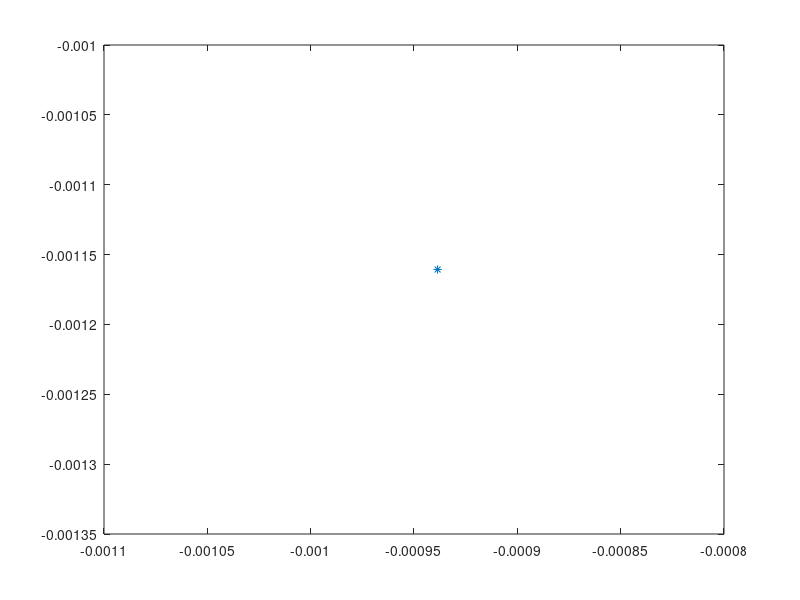

Write the MATLAB code that produced this figure. (Note: this script raises an error after producing the figure.)
%% Iterative TMA Attainable Set with Orthogonal Own-Ship Acceleration
clear; clc; close all;

% 1. Simulation Parameters
N_iter = 5;         % Number of measurement iterations
T = 1;             % Time step between measurements (s)
a_max = 0.0;        % Maximum target acceleration (m/s^2)
a_own_max = 0.05;    % Maximum own-ship acceleration (m/s^2)
R0 = 2000; V0 = 1500; % Initial uncertainty bounds

% Initial Relative State Estimate: X = [rx; vx; ry; vy]
mu_current = [0; 0; 0; 0]; 
P_current = blkdiag([R0^2 0; 0 V0^2], [R0^2 0; 0 V0^2]);

% True Relative Target Trajectory 
X_true = [500;58;700;-10]; 

% 2. Dynamics and Reachability Gramian
Phi_2D = [1 T; 0 1];
G_2D   = [ (1/3)*T^3, (1/2)*T^2; (1/2)*T^2, T ];
Gamma_2D = [0.5*T^2; T]; % Input mapping matrix

Phi_4D = blkdiag(Phi_2D, Phi_2D);
G_4D   = 0*(a_own_max^2) * blkdiag(G_2D, G_2D);

% Gamma_4D maps 2D accelerations [ax; ay] into the 4D state vector
Gamma_4D = [Gamma_2D(1) 0; 
            Gamma_2D(2) 0; 
            0 Gamma_2D(1); 
            0 Gamma_2D(2)];

% --- Setup Arrays for Error Tracking ---
t_vec = zeros(1, N_iter);
err_pos = zeros(1, N_iter);
err_vel = zeros(1, N_iter);
mu_current_vec =[];
X_true_vec = [];
% Setup Figure and Visualization parameters
figure('Color', 'w', 'Position', [100 100 1200 800]);
colors = lines(N_iter); % Colormap for iteration stages
theta = linspace(0, 2*pi, 100);
circle = [cos(theta); sin(theta)];

disp('Starting Iterative Filter...');

% 3. The Iterative Predict-Update Loop
for k = 1:N_iter
    
    % --- A. Generate Accelerations ---
    % Calculate current bearing to determine the orthogonal direction
    current_beta = atan2(X_true(1), X_true(3));
    
    % Generate a random acceleration magnitude
    accel_mag = a_own_max; 
    
    % Apply magnitude to the orthogonal vector [cos(beta); -sin(beta)]
    a_own = accel_mag * [cos(current_beta); -sin(current_beta)];
    
    % The true target applies a slight constant maneuver
    a_tgt = [0.0; -0.0]; 
    
    % --- B. Simulate True Relative Target ---
    % Relative state shifts by (Target Accel - Ownship Accel)
    X_true = Phi_4D * X_true + Gamma_4D * a_tgt - Gamma_4D * a_own;
    X_true_vec = [X_true_vec X_true]
    
    % Sensor takes a precise bearing measurement of the true relative target
    beta = atan2(X_true(1), X_true(3)); 
    H = [cos(beta), 0, -sin(beta), 0];
    
    % --- C. PREDICTION (Time Update) ---
    % The observer KNOWS its own acceleration, so it deterministically subtracts it
    % from the predicted mean without adding any new uncertainty.
    mu_pred = Phi_4D * mu_current - Gamma_4D * a_own;
    
    % Target's unknown acceleration adds uncertainty via G_4D
    P_pred  = Phi_4D * P_current * Phi_4D' + G_4D;
    
    % --- D. MEASUREMENT UPDATE (Slicing) ---
    % Calculate geometry of the cut
    S = H * P_pred * H';
    d2 = (H * mu_pred)^2 / S;
    
    if d2 > 1
        error('Bearing at step %d does not intersect the attainable set.', k);
    end
    
    % Extract the center and shape of the 3D slice
    mu_current = mu_pred - P_pred * H' * (1/S) * (H * mu_pred);
    P_c = P_pred - P_pred * H' * (1/S) * H * P_pred;
    mu_current_vec = [mu_current_vec mu_current]
    % CRITICAL: Scale the new covariance to account for off-center cuts
    scale_sq = 1 - d2; 
    P_current = P_c * scale_sq; 
    
    fprintf('Iteration %d: Orthogonal Own-Ship Accel = [%.2f, %.2f], Mahalanobis d^2 = %.3f\n', k, a_own(1), a_own(2), d2);
    
    % --- E. ERROR TRACKING ---
    t_vec(k) = k * T;
    err_pos(k) = norm(X_true([1,3]) - mu_current([1,3]));
    err_vel(k) = norm(X_true([2,4]) - mu_current([2,4]));
    
    % --- F. VISUALIZATION ---
    plot(mu_current([1]),mu_current([3]),'*')
    plot_projection(1, mu_pred, P_pred, mu_current, P_current, [1, 2], circle, colors(k,:), k, T);
    plot_projection(2, mu_pred, P_pred, mu_current, P_current, [3, 4], circle, colors(k,:), k, T);
    
    % Position Plane (Relative coordinates, sensor is always at origin)
    subplot(2,2,3); hold on; grid on;
    plot_projection(3, mu_pred, P_pred, mu_current, P_current, [1, 3], circle, colors(k,:), k, T);
    
    r_draw = 4000;
    plot([0, r_draw*sin(beta)], [0, r_draw*cos(beta)], '-.', 'Color', colors(k,:), 'LineWidth', 1.5);
    
    plot_projection(4, mu_pred, P_pred, mu_current, P_current, [2, 4], circle, colors(k,:), k, T);
end

% Formatting final phase plane plots
subplot(2,2,1); title('X-Phase Plane (rx vs vx)'); xlabel('rx (m)'); ylabel('vx (m/s)');
subplot(2,2,2); title('Y-Phase Plane (ry vs vy)'); xlabel('ry (m)'); ylabel('vy (m/s)');
subplot(2,2,3); title('Position Plane (rx vs ry)'); xlabel('rx (m)'); ylabel('ry (m)'); axis equal;
subplot(2,2,4); title('Velocity Plane (vx vs vy)'); xlabel('vx (m/s)'); ylabel('vy (m/s)'); axis equal;
sgtitle('Iterative Attainable Set: Orthogonal Own-Ship Maneuvers');

% --- G. PLOT ESTIMATION ERROR VS TIME ---
figure('Color', 'w', 'Position', [150 150 700 450]);

yyaxis left;
plot(t_vec, err_pos, '-o', 'LineWidth', 2, 'MarkerSize', 8, 'MarkerFaceColor', 'auto');
ylabel('Relative Position Error (m)', 'FontWeight', 'bold');
ylim([0, max(err_pos)*1.2]);

yyaxis right;
plot(t_vec, err_vel, '-s', 'LineWidth', 2, 'MarkerSize', 8, 'MarkerFaceColor', 'auto');
ylabel('Relative Velocity Error (m/s)', 'FontWeight', 'bold');
ylim([0, max(err_vel)*1.2]);

title('Target Tracking Estimation Error vs. Time', 'FontSize', 12);
xlabel('Time (s)', 'FontWeight', 'bold');
grid on;
xlim([0 t_vec(end) + T/2]);
ax = gca; ax.YAxis(1).Color = [0 0.4470 0.7410]; ax.YAxis(2).Color = [0.8500 0.3250 0.0980];

figure
plot(mu_current_vec(1,:),mu_current_vec(3,:),'r')
hold on
plot(X_true_vec(1,:),X_true_vec(3,:),'b')
%% Helper Function for Projecting, Plotting, and Labeling 2D Ellipses
function plot_projection(sub_idx, mu_pred, P_pred, mu_upd, P_upd, dims, circle, color, iter, T)
    subplot(2,2,sub_idx); hold on;
    
    % 1. Plot the Predicted (Inflated) Set as a dashed line
    P_proj_pred = P_pred(dims, dims);
    [V_p, D_p] = eig((P_proj_pred + P_proj_pred')/2);
    ell_pred = repmat(mu_pred(dims), 1, 100) + V_p * sqrt(max(D_p,0)) * circle;
    plot(ell_pred(1,:), ell_pred(2,:), '--', 'Color', [0.6 0.6 0.6], 'LineWidth', 1);
    
    % 2. Plot the Updated (Sliced) Set as a solid, filled region
    P_proj_upd = P_upd(dims, dims);
    [V_u, D_u] = eig((P_proj_upd + P_proj_upd')/2);
    ell_upd = repmat(mu_upd(dims), 1, 100) + V_u * sqrt(max(D_u,0)) * circle;
    
    fill(ell_upd(1,:), ell_upd(2,:), color, 'FaceAlpha', 0.15, 'EdgeColor', color, ...
         'LineWidth', 2, 'HandleVisibility', 'off');
         
    % 3. Label the time step
    text(mu_upd(dims(1)), mu_upd(dims(2)), sprintf(' t=%d', iter*T), ...
         'Color', color*0.8, 'FontSize', 10, 'FontWeight', 'bold');
end
